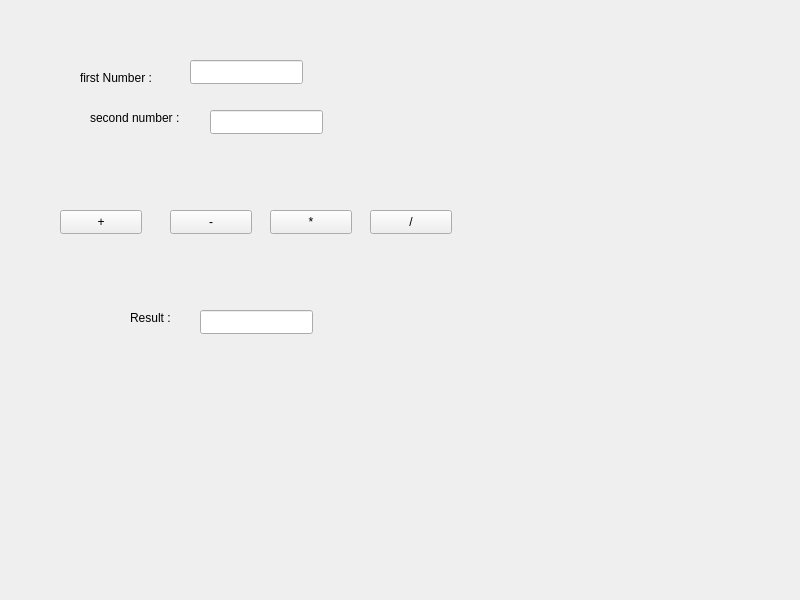
<?xml version="1.0" encoding="UTF-8"?>
<ui version="4.0">
 <class>MainWindow</class>
 <widget class="QMainWindow" name="MainWindow">
  <property name="geometry">
   <rect>
    <x>0</x>
    <y>0</y>
    <width>800</width>
    <height>600</height>
   </rect>
  </property>
  <property name="windowTitle">
   <string>MainWindow</string>
  </property>
  <widget class="QWidget" name="centralwidget">
   <widget class="QLabel" name="label_2">
    <property name="geometry">
     <rect>
      <x>80</x>
      <y>70</y>
      <width>121</width>
      <height>16</height>
     </rect>
    </property>
    <property name="text">
     <string>first Number :</string>
    </property>
   </widget>
   <widget class="QLabel" name="label_3">
    <property name="geometry">
     <rect>
      <x>90</x>
      <y>110</y>
      <width>121</width>
      <height>16</height>
     </rect>
    </property>
    <property name="text">
     <string>second number :</string>
    </property>
   </widget>
   <widget class="QLineEdit" name="a">
    <property name="geometry">
     <rect>
      <x>190</x>
      <y>60</y>
      <width>113</width>
      <height>24</height>
     </rect>
    </property>
   </widget>
   <widget class="QLineEdit" name="b">
    <property name="geometry">
     <rect>
      <x>210</x>
      <y>110</y>
      <width>113</width>
      <height>24</height>
     </rect>
    </property>
   </widget>
   <widget class="QPushButton" name="add">
    <property name="geometry">
     <rect>
      <x>60</x>
      <y>210</y>
      <width>82</width>
      <height>24</height>
     </rect>
    </property>
    <property name="text">
     <string>+</string>
    </property>
   </widget>
   <widget class="QPushButton" name="sub">
    <property name="geometry">
     <rect>
      <x>170</x>
      <y>210</y>
      <width>82</width>
      <height>24</height>
     </rect>
    </property>
    <property name="text">
     <string>-</string>
    </property>
   </widget>
   <widget class="QPushButton" name="mul">
    <property name="geometry">
     <rect>
      <x>270</x>
      <y>210</y>
      <width>82</width>
      <height>24</height>
     </rect>
    </property>
    <property name="text">
     <string>*</string>
    </property>
   </widget>
   <widget class="QPushButton" name="div">
    <property name="geometry">
     <rect>
      <x>370</x>
      <y>210</y>
      <width>82</width>
      <height>24</height>
     </rect>
    </property>
    <property name="text">
     <string>/</string>
    </property>
   </widget>
   <widget class="QLabel" name="label_4_">
    <property name="geometry">
     <rect>
      <x>130</x>
      <y>310</y>
      <width>121</width>
      <height>16</height>
     </rect>
    </property>
    <property name="text">
     <string>Result :</string>
    </property>
   </widget>
   <widget class="QLineEdit" name="result">
    <property name="geometry">
     <rect>
      <x>200</x>
      <y>310</y>
      <width>113</width>
      <height>24</height>
     </rect>
    </property>
    <property name="readOnly">
     <bool>true</bool>
    </property>
   </widget>
  </widget>
 </widget>
 <resources/>
 <connections/>
</ui>
